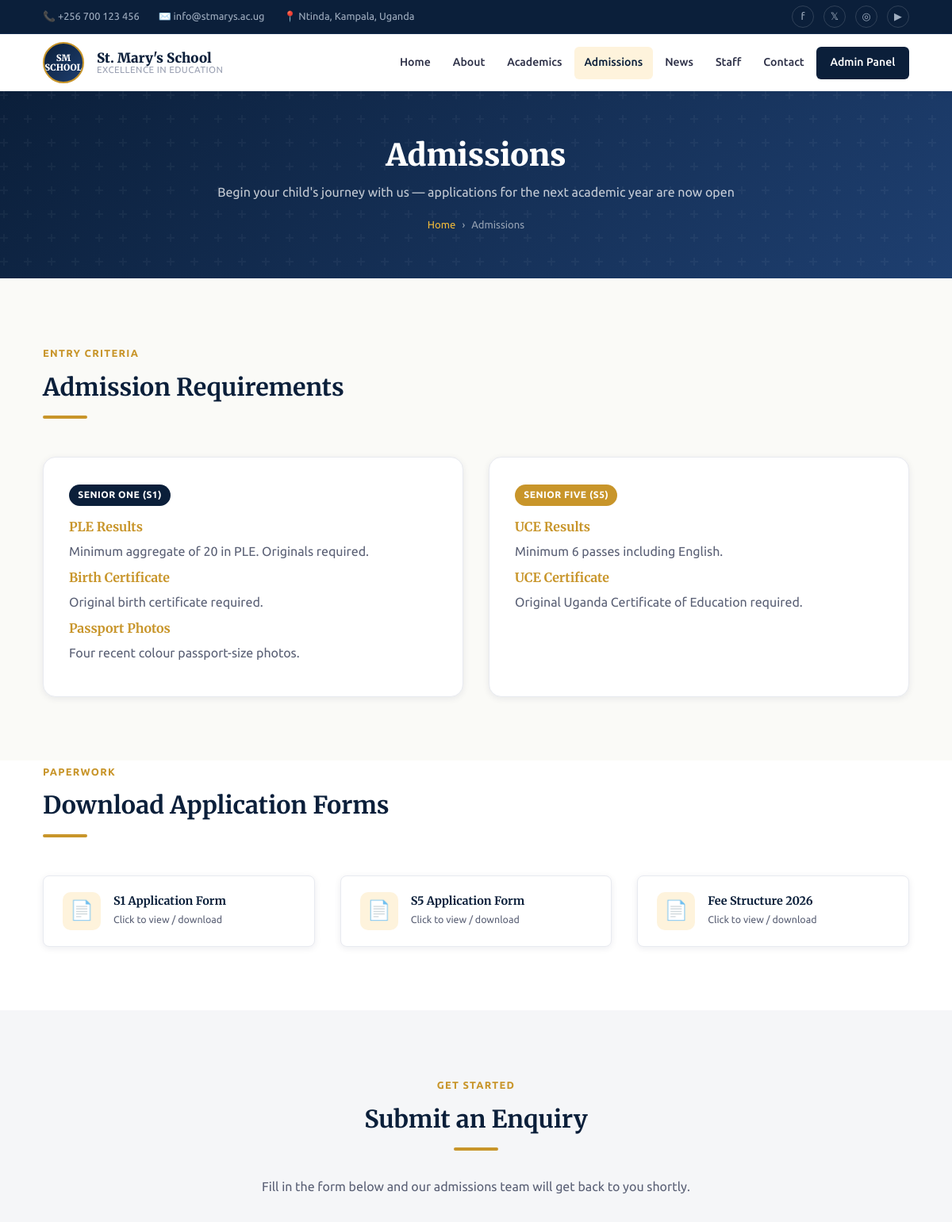
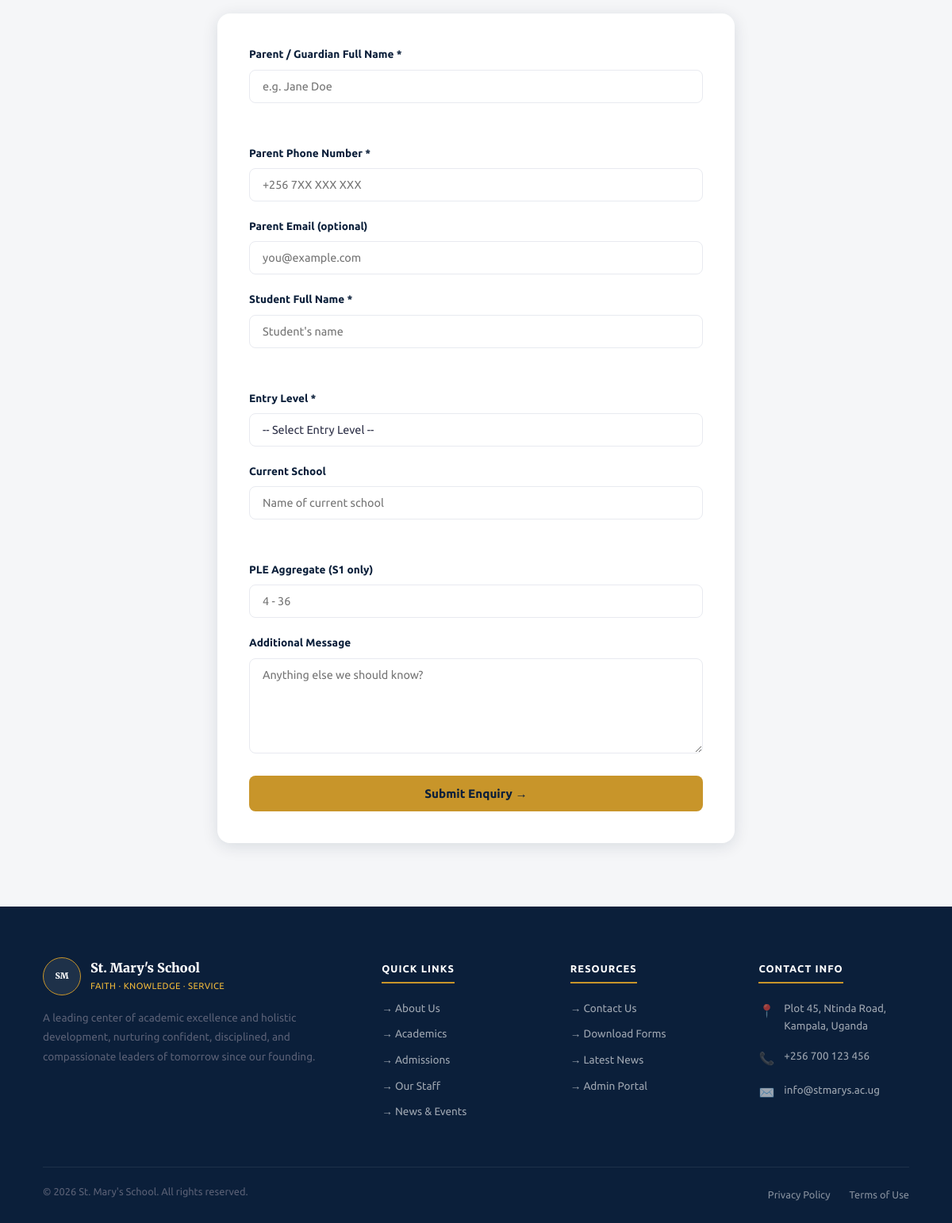
/admissions.php, run on the app's committed database (2 pictures, top to bottom).
### tables this page shows
CREATE TABLE IF NOT EXISTS admissions_requirements (
    id          INT UNSIGNED AUTO_INCREMENT PRIMARY KEY,
    level       ENUM('S1','S5','OTHER') NOT NULL,
    title       VARCHAR(200) NOT NULL,
    description TEXT NOT NULL,
    sort_order  SMALLINT DEFAULT 0
);

CREATE TABLE IF NOT EXISTS admissions_documents (
    id          INT UNSIGNED AUTO_INCREMENT PRIMARY KEY,
    title       VARCHAR(200) NOT NULL,
    description VARCHAR(300),
    filename    VARCHAR(500) NOT NULL,
    file_size   VARCHAR(20),
    level       ENUM('S1','S5','ALL') DEFAULT 'ALL',
    downloads   INT UNSIGNED DEFAULT 0,
    sort_order  SMALLINT DEFAULT 0,
    is_active   TINYINT(1) DEFAULT 1,
    created_at  TIMESTAMP DEFAULT CURRENT_TIMESTAMP
);

### includes/functions.php (called while the page is built, shortened)
<?php
function getRequirementsByLevel($pdo, $level) {
    $stmt = $pdo->prepare(
        'SELECT * FROM admissions_requirements WHERE level = ? ORDER BY sort_order ASC'
    );
    $stmt->execute([$level]);
    return $stmt->fetchAll();
}
function getAdmissionDocuments($pdo) {
    $stmt = $pdo->prepare(
        'SELECT * FROM admissions_documents WHERE is_active = 1 ORDER BY sort_order ASC'
    );
    $stmt->execute();
    return $stmt->fetchAll();
}
?>

### admissions.php (the view, shortened to what this page needs)
<?php
require_once 'config/database.php';
require_once 'includes/functions.php';
require_once 'includes/header.php';
$s1_requirements = getRequirementsByLevel($pdo, 'S1');
$s5_requirements = getRequirementsByLevel($pdo, 'S5');
$documents       = getAdmissionDocuments($pdo);
?>
<section class="page-hero">
    <div class="container page-hero-content">
        <h1>Admissions</h1>
        <p>Begin your child's journey with us &mdash; applications for the next academic year are now open</p>
        <ul class="breadcrumb"><li><a href="<?php echo BASE_URL; ?>index.php">Home</a></li><li>Admissions</li></ul>
    </div>
</section>
<main id="main-content">
    <section class="section">
        <div class="container">
            <div class="section-header">
                <span class="section-label">Entry Criteria</span>
                <h2>Admission Requirements</h2>
                <div class="divider"></div>
            </div>
            <div class="grid-2">
                <div class="requirement-card">
                    <span class="tag tag-navy" style="margin-bottom:1rem;display:inline-block;">Senior One (S1)</span>
                    <?php foreach ($s1_requirements as $req): ?>
                        <h3><?php echo htmlspecialchars($req['title']); ?></h3>
                        <p><?php echo htmlspecialchars($req['description']); ?></p>
                    <?php endforeach; ?>
                </div>
                <div class="requirement-card">
                    <span class="tag tag-gold" style="margin-bottom:1rem;display:inline-block;">Senior Five (S5)</span>
                    <?php foreach ($s5_requirements as $req): ?>
                        <h3><?php echo htmlspecialchars($req['title']); ?></h3>
                        <p><?php echo htmlspecialchars($req['description']); ?></p>
                    <?php endforeach; ?>
                </div>
            </div>
        </div>
    </section>
    <section class="section" style="background:var(--white); padding-top:0;">
        <div class="container">
            <div class="section-header">
                <span class="section-label">Paperwork</span>
                <h2>Download Application Forms</h2>
                <div class="divider"></div>
            </div>
            <div class="grid-3">
                <?php foreach ($documents as $doc): ?>
                <a href="<?php echo BASE_URL; ?>view_document.php?id=<?php echo $doc['id']; ?>" class="download-card">
                    <div class="download-icon">📄</div>
                    <div>
                        <h3><?php echo htmlspecialchars($doc['title']); ?></h3>
                        <p>Click to view / download</p>
                    </div>
                </a>
                <?php endforeach; ?>
            </div>
        </div>
    </section>
    <section class="section" style="background:var(--gray-100);">
        <div class="container" style="max-width:700px;">
            <div class="section-header center">
                <span class="section-label">Get Started</span>
                <h2>Submit an Enquiry</h2>
                <div class="divider" style="margin-left:auto;margin-right:auto;"></div>
                <p style="text-align:center;">Fill in the form below and our admissions team will get back to you shortly.</p>
            </div>
            <div class="form-card">
                <form action="<?php echo BASE_URL; ?>process_enquiry.php" method="POST">
                    <div class="grid-2">
                        <div class="form-group">
                            <label>Parent / Guardian Full Name *</label>
                            <input class="form-control" type="text" name="parent_name" placeholder="e.g. Jane Doe" required>
                        </div>
                        <div class="form-group">
                            <label>Parent Phone Number *</label>
                            <input class="form-control" type="tel" name="parent_phone" placeholder="+256 7XX XXX XXX" required>
                        </div>
                    </div>
                    <div class="form-group">
                        <label>Parent Email (optional)</label>
                        <input class="form-control" type="email" name="parent_email" placeholder="you@example.com">
                    </div>
                    <div class="grid-2">
                        <div class="form-group">
                            <label>Student Full Name *</label>
                            <input class="form-control" type="text" name="student_name" placeholder="Student's name" required>
                        </div>
                        <div class="form-group">
                            <label>Entry Level *</label>
                            <select class="form-control" name="entry_level" required>
                                <option value="">-- Select Entry Level --</option>
                            </select>
                        </div>
                    </div>
                    <div class="grid-2">
                        <div class="form-group">
                            <label>Current School</label>
                            <input class="form-control" type="text" name="current_school" placeholder="Name of current school">
                        </div>
                        <div class="form-group">
                            <label>PLE Aggregate (S1 only)</label>
                            <input class="form-control" type="number" name="ple_aggregate" placeholder="4 - 36" min="4" max="36">
                        </div>
                    </div>
                    <div class="form-group">
                        <label>Additional Message</label>
                        <textarea class="form-control" name="message" placeholder="Anything else we should know?"></textarea>
                    </div>
                    <button type="submit" class="btn btn-primary" style="width:100%;">Submit Enquiry →</button>
                </form>
            </div>
        </div>
    </section>
</main>
<?php require_once 'includes/footer.php'; ?>

### data on the page
admissions_requirements: title "PLE Results", description "Minimum aggregate of 20 in PLE. Originals required."
admissions_requirements: title "Birth Certificate", description "Original birth certificate required."
admissions_requirements: title "Passport Photos", description "Four recent colour passport-size photos."
admissions_requirements: title "UCE Results", description "Minimum 6 passes including English."
admissions_requirements: title "UCE Certificate", description "Original Uganda Certificate of Education required."
admissions_documents: title "S1 Application Form"
admissions_documents: title "S5 Application Form"
admissions_documents: title "Fee Structure 2026"
